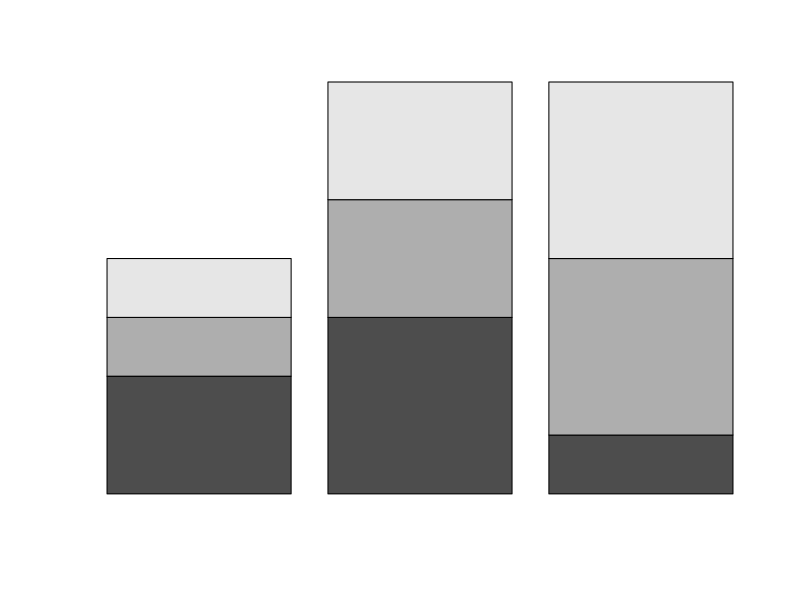

This chart was generated by the following R code: (Note: this script raises an error after producing the figure.)

#Ejemplo:

# Se selecciona aleatoriamente una muestra de 18 personas adultas, 
# para estudiar si existe relación entre su estado civil y su ocupación.


# REALICE UN ANÁLISIS ESTADÍSTICO DE LOS DATOS.

#----------------------------------------------------------
#_---------------------------------------------------------

# 1º) Activa tu directorio de trabajo. 

getwd()
setwd("D:/Beatriz/Ciclo II 2023/Analisis Estadistico con el Paquete R/Practica 5")

#2º) Limpia de objetos el área de trabajo (Workspace). 
ls()
rm(list=ls(all=TRUE)) 
ls()

#----------------------------------------------------------
#_---------------------------------------------------------

#3º) Crea un nuevo Script y llámale "Script09-DatosBivariados1"

#----------------------------------------------------------
#_---------------------------------------------------------

#4º) Crea en Excel una hoja de datos con dos columnas o variables

# Recuerda que al guardar la hoja, el tipo de archivo es de extensión .csv(delimitado por comas).
# Llámale al archivo: HojaCat

#----------------------------------------------------------
#_---------------------------------------------------------

# 5º) Recupera desde el entorno de R la hoja de datos de Excel.

#    HojaCat <- read.csv("HojaCat.csv", strip.white=TRUE);HojaCat

library(readr)
HojaCat <- read_delim("HojaCat.csv", delim = ";", 
                      escape_double = FALSE, trim_ws = TRUE)
HojaCat

#----------------------------------------------------------
#_---------------------------------------------------------


#6º) Conecta la hoja de datos a la segunda ruta o lista de búsqueda. 
attach(HojaCat, pos=2) # pos especifica la posición donde buscar la conexión search()

#----------------------------------------------------------
#----------------------------------------------------------

#7º) Crea una tabla de contigencia o de doble entrada 

tablaCont <- table(HojaCat)
tablaCont 
length(HojaCat)

# Note que esta instrucción no devuelve el número de elementos, 
#sino más bien el número de variables o columnas consideradas en 
#el conjunto de datos.

# Encuentra la suma de cada fila de la tabla de contingencia 
# Distribución marginal de X=Estado civil

suma.filas <- apply(tablaCont, 1, sum)
suma.filas # El 1 indica que son totales por fila

# Encuentra la suma de cada fila de la tabla de contingencia 
# distribución marginal de Y=Ocupación

suma.columnas <- apply(tablaCont, 2, sum)
suma.columnas # 2 indica que son totales por columna

# Gráficos de barras para tabla de contingencia. 

# Barras apiladas
barplot(t(tablaCont), main="Gráfico de barras (Estado, Ocupación)",
        xlab="Estado civil", ylab="Ocupación", legend.text=TRUE)

# # Note que t(tablaCont) indica que las barras representan el 
# Estado civil de los encuestados y que éstas se subdividen en 
# cada una de las diferentes ocupaciones consideradas.
# # En caso de usar únicamente tablaCont; las barras 
# representarán las diferentes ocupaciones y éstas estarán 
# subdividas en cada uno de los estados civiles.

# Barras agrupadas

barplot(t(tablaCont), main="Gráfico de barras (Estado, Ocupación)", 
        xlab="Estado civil", ylab="Ocupación",
        beside=TRUE, legend.text=TRUE)

# Note que la instrucción beside =TRUE, indica que por cada una 
# de las diferentes ocupaciones se creará una barra para cada 
# estado civil. Note que al usar beside =FALSE se 
# obtiene el mismo gráfico de la instrucción anterior.


barplot(tablaCont, main="Gráfico de barras (Ocupación, Estado)", 
        xlab="Ocupación\n", ylab="Estado civil", beside=TRUE, 
        legend.text=TRUE)



#----------------------------------------------------------
#----------------------------------------------------------
#----------------------------------------------------------


#8º) Calcula tablas de proporciones o de probabilidades.

# Guardar las todas las opciones iniciales y modificar número 
#de decimales 
op <- options()
options(digits=3) # sólo imprime 3 lugares decimales 
options('digits')

# Proporciones basadas en el total de la muestra, la suma de filas 
#y columnas suman 1. 

propTotal <- prop.table(tablaCont)
propTotal

barplot(t(propTotal), main="Gráfico de barras (Estado, Ocupación)", 
        xlab="Estado civil\n", ylab="Ocupación", beside=TRUE, 
        legend.text=TRUE)


# Proporciones basadas en el total por fila, cada fila suma 1.

propFila <- prop.table(tablaCont, 1)
propFila

# Total por fila se indica en 1

barplot(t(propFila), main="Gráfico de barras (Estado, Ocupación)", 
        xlab="Estado civil\n", ylab="Ocupación", beside=TRUE, 
        legend.text=TRUE)

# Proporciones basadas en el total por columna, cada columna suma 1. 

propColum <- prop.table(tablaCont, 2)
propColum

# Total por columna se indica en 2

barplot(propColum, main="Gráfico de barras (Ocupación, Estado)", 
        xlab="Ocupación\n", ylab="Estado civil", beside=TRUE, 
        legend.text=TRUE)

#----------------------------------------------------------
#----------------------------------------------------------
#----------------------------------------------------------


# 9º) Otra forma de elaborar los gráficos de barras para el 
# vector bidimensional categórico. 

# Gráfico de barras no apiladas y colocación de leyenda

barplot(table(Ocupacion, Estado), 
        main="Gráfico de barras (Estado, Ocupación)", 
        xlab = "Estado civil", ylab="Ocupación", beside=TRUE, 
        legend.text=T)

barplot(table(Estado, Ocupacion), 
        main="Gráfico de barras (Ocupación, Estado)", 
        xlab = "Ocupación", ylab="Estado civil", beside=TRUE, 
        legend.text=TRUE)


barplot(table(Estado, Ocupacion), 
        main="Gráfico de barras (Ocupación, Estado)", 
        xlab="Ocupación", ylab="Estado civil", beside=TRUE, 
        legend.text=c("menor que 2", "2-3", "mayor que 3"))

# Note que se puede definir a conveniencia la leyenda que se 
# desea incorporar en el gráfico con la instrucción legend.text


#----------------------------------------------------------
#----------------------------------------------------------
#----------------------------------------------------------


# 10º) Realizar la prueba o contraste Chi-cuadrado de independencia

prueba <- chisq.test(tablaCont)
prueba

# Tenga en cuenta que las frecuencias esperadas deben ser todas 
#mayores a 5

# Frecuencias absolutas esperadas para la prueba Chi-cuadrada 
prueba$expected # fij = fi./No. column

#----------------------------------------------------------
#----------------------------------------------------------
#----------------------------------------------------------


# ME QUEDE EN LA PAGINA 10


